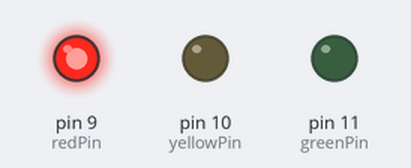
The sketch below on a simulated Arduino Uno, built with avr-gcc and run on an emulated ATmega328P. Shown: output pins drawn as LEDs (lit = HIGH).

Above: at 2.5 s.
At 5.5 s:
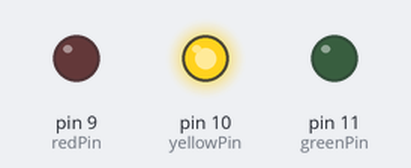
At 8.5 s:
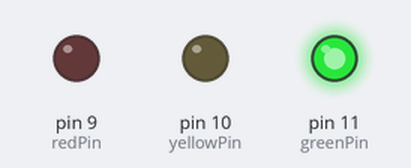
Timing chart, 0 to 15.6 s (numbered marks = the images above):
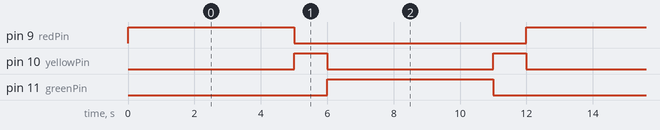

The sketch:

traffic_lamp.ino
```cpp
const int redPin = 9;
const int yellowPin = 10;
const int greenPin = 11;

void setup() {
  pinMode(redPin, OUTPUT);
  pinMode(yellowPin, OUTPUT);
  pinMode(greenPin, OUTPUT);
}

void loop() {
  digitalWrite(redPin, HIGH);
  delay(5000);
  digitalWrite(redPin, LOW);
  digitalWrite(yellowPin, HIGH);
  delay(1000);
  digitalWrite(yellowPin, LOW);
  digitalWrite(greenPin, HIGH);
  delay(5000);
  digitalWrite(greenPin, LOW);
  digitalWrite(yellowPin, HIGH);
  delay(1000);
  digitalWrite(yellowPin, LOW);
}
```

Measured:
- by itself, pin 9 (redPin), pin 11 (greenPin): alternates HIGH for 5.0 s and LOW for 7.0 s
- by itself, pin 10 (yellowPin): alternates HIGH for 1.0 s and LOW for 5.0 s
- by itself, everything shown: repeats every 12.0 s, in 5 steps
